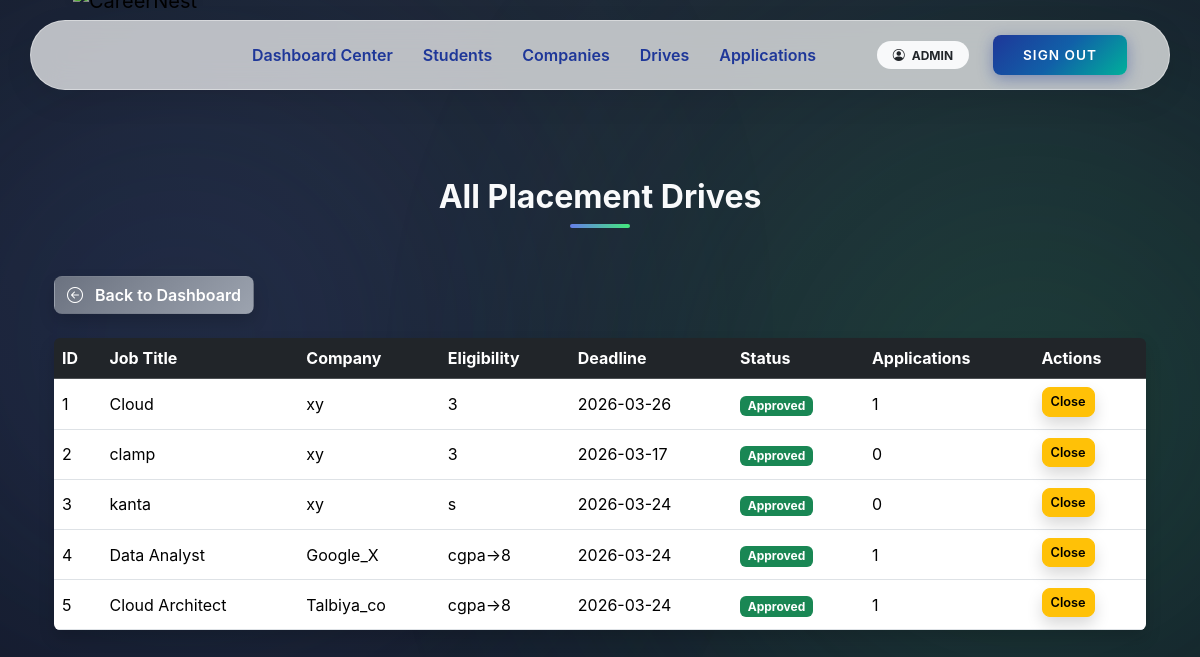
The page /admin/drives (signed in) on the database as committed earlier.
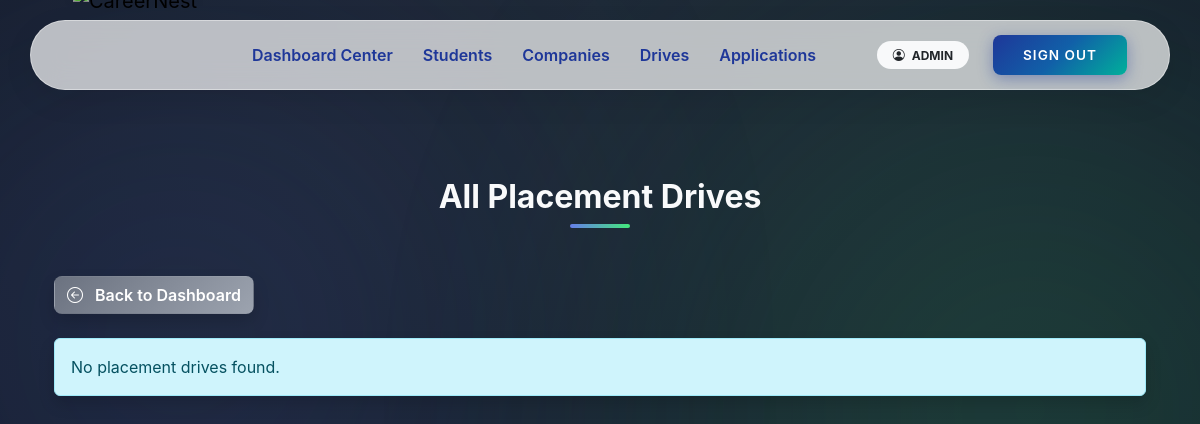
The same page on the database as committed later.
### app/models.py (models this page shows, shortened)
class User(UserMixin, db.Model):
    __tablename__ = "users"
    user_id = db.Column(db.Integer, primary_key=True)
    email = db.Column(db.String(120), unique=True, nullable=False)
    password_hash = db.Column(db.String(255), nullable=False)
    role = db.Column(db.String(20), nullable=False)
    is_active = db.Column(db.Boolean, default=True)
    is_approved = db.Column(db.Boolean, default=False)
    is_blacklisted = db.Column(db.Boolean, default=False)
    created_at = db.Column(db.DateTime, default=datetime.utcnow)
    student = db.relationship(
        "Student",
        back_populates="user",
        uselist=False,
        cascade="all, delete-orphan"
    )
    company = db.relationship(
        "Company",
        back_populates="user",
        uselist=False,
        cascade="all, delete-orphan"
    )
    admin = db.relationship(
        "Admin",
        back_populates="user",
        uselist=False,
        cascade="all, delete-orphan"
    )

class PlacementDrive(db.Model):
    __tablename__ = "placement_drives"
    drive_id = db.Column(db.Integer, primary_key=True)
    company_id = db.Column(
        db.Integer,
        db.ForeignKey("companies.user_id", ondelete="CASCADE"),
        nullable=False
    )
    job_title = db.Column(db.String(150), nullable=False)
    job_description = db.Column(db.Text, nullable=False)
    eligibility = db.Column(db.String(200))
    application_deadline = db.Column(db.Date)
    status = db.Column(db.String(20), default="Pending")
    created_at = db.Column(db.DateTime, default=datetime.utcnow)
    company = db.relationship("Company", back_populates="drives")
    applications = db.relationship(
        "Application",
        back_populates="drive",
        cascade="all, delete-orphan"
    )

class Company(db.Model):
    __tablename__ = "companies"
    user_id = db.Column(
        db.Integer,
        db.ForeignKey("users.user_id", ondelete="CASCADE"),
        primary_key=True
    )
    company_name = db.Column(db.String(150), nullable=False)
    industry = db.Column(db.String(100))
    location = db.Column(db.String(200))
    website = db.Column(db.String(200))
    contact_person = db.Column(db.String(100))
    contact_phone = db.Column(db.String(20))
    description = db.Column(db.Text)
    user = db.relationship("User", back_populates="company")
    drives = db.relationship(
        "PlacementDrive",
        back_populates="company",
        cascade="all, delete-orphan"
    )

### app/admin/routes.py (the view)
@admin_bp.route('/drives')
@login_required
@role_required('admin')
def drives():
    q = request.args.get('q', '')
    query = PlacementDrive.query
    if q:
        query = query.filter(PlacementDrive.job_title.ilike(f'%{q}%'))
    drives = query.all()
    return render_template('admin/drives.html', drives=drives, q=q)

### app/utils.py (called while the page is built)
def role_required(required_role):
    def decorator(f):
        @wraps(f)
        def decorated_function(*args, **kwargs):
            if not current_user.is_authenticated:
                abort(401)
            if current_user.role != required_role:
                abort(403)
            if required_role in ["student", "company"] and not current_user.is_approved:
                abort(403)
            if current_user.is_blacklisted:
                abort(403)
            return f(*args, **kwargs)
        return decorated_function
    return decorator

### app/templates/admin/drives.html (shortened to what this page needs)
{% extends 'base.html' %}
{% block content %}
<div class="dashboard-bg">
  <div class="container position-relative">
    <h2 class="section-heading text-center mb-5">All Placement Drives</h2>
    <a href="{{ url_for('admin.dashboard') }}" class="btn btn-gradient-secondary mb-4 shadow hover-glow text-white">
      <i class="bi bi-arrow-left-circle me-2"></i> Back to Dashboard
    </a>
    {% if drives %}
    <div class="table-responsive shadow rounded">
      <table class="table table-hover align-middle mb-0 text-white">
        <thead class="table-dark">
          <tr>
            <th>ID</th>
            <th>Job Title</th>
            <th>Company</th>
            <th>Eligibility</th>
            <th>Deadline</th>
            <th>Status</th>
            <th>Applications</th>
            <th>Actions</th>
          </tr>
        </thead>
        <tbody>
          {% for drive in drives %}
          <tr>
            <td>{{ drive.drive_id }}</td>
            <td>{{ drive.job_title }}</td>
            <td>{{ drive.company.company_name if drive.company else 'N/A' }}</td>
            <td>{{ drive.eligibility or 'N/A' }}</td>
            <td>{{ drive.application_deadline.strftime('%Y-%m-%d') if drive.application_deadline else 'N/A' }}</td>
            <td>
              {% if drive.status == 'Pending' %}
                <span class="badge bg-warning">Pending</span>
              {% elif drive.status == 'Approved' %}
                <span class="badge bg-success">Approved</span>
              {% elif drive.status == 'Rejected' %}
                <span class="badge bg-danger">Rejected</span>
              {% elif drive.status == 'Closed' %}
                <span class="badge bg-secondary">Closed</span>
              {% else %}
                <span class="badge bg-dark">{{ drive.status }}</span>
              {% endif %}
            </td>
            <td>{{ drive.applications|length }}</td>
            <td>
              {% if drive.status == 'Pending' %}
              <form action="{{ url_for('admin.approve_drive', drive_id=drive.drive_id) }}" method="POST" style="display:inline;">
                <button class="btn btn-success btn-sm mb-1 shadow hover-glow">Approve</button>
              </form>
              <form action="{{ url_for('admin.reject_drive', drive_id=drive.drive_id) }}" method="POST" style="display:inline;">
                <button class="btn btn-danger btn-sm mb-1 shadow hover-glow">Reject</button>
              </form>
              {% elif drive.status == 'Approved' %}
              <form action="{{ url_for('admin.close_drive', drive_id=drive.drive_id) }}" method="POST" style="display:inline;">
                <button class="btn btn-warning btn-sm mb-1 shadow hover-glow" onclick="return confirm('Close this drive?')">Close</button>
              </form>
              {% else %}
              <span class="text-muted">Closed</span>
              {% endif %}
            </td>
          </tr>
          {% endfor %}
        </tbody>
      </table>
    </div>
    {% else %}
    <div class="alert alert-info shadow rounded">No placement drives found.</div>
    {% endif %}
  </div>
</div>
{% endblock %}

### app/templates/base.html (shortened to what this page needs)
<!DOCTYPE html>
<html lang="en">
<head>
    <link href="https://cdn.jsdelivr.net/npm/bootstrap@5.3.2/dist/css/bootstrap.min.css" rel="stylesheet">
    <link rel="stylesheet" href="https://cdn.jsdelivr.net/npm/bootstrap-icons@1.10.5/font/bootstrap-icons.css">
</head>
<body>
    <div class="toast-container position-fixed top-0 end-0 p-3">
    </div>
    <header class="navbar-container">
        <nav class="navbar navbar-expand-lg navbar-island">
            <div class="container-fluid">
                <a class="navbar-brand " href="/">
                    <img src="{{ url_for('static', filename='img/CareerLogo.png') }}" alt="CareerNest">
                </a>
                <div class="collapse navbar-collapse" id="navMain">
                    <ul class="navbar-nav me-auto mb-2 mb-lg-0 ms-lg-4">
                        {% if current_user.is_authenticated %}
                        {% if current_user.role == 'admin' %}
                        <li class="nav-item"><a class="nav-link" href="{{ url_for('admin.dashboard') }}">Dashboard
                                Center</a></li>
                        <li class="nav-item"><a class="nav-link" href="{{ url_for('admin.students') }}">Students</a>
                        </li>
                        <li class="nav-item"><a class="nav-link" href="{{ url_for('admin.companies') }}">Companies</a>
                        </li>
                        <li class="nav-item"><a class="nav-link" href="{{ url_for('admin.drives') }}">Drives</a>
                        </li>
                        <li class="nav-item"><a class="nav-link"
                                href="{{ url_for('admin.applications') }}">Applications</a>
                        </li>
                        {% endif %}
                        {% else %}
                        <li class="nav-item"><a class="nav-link" href="/">Home</a></li>
                        {% endif %}
                    </ul>
                    <div class="d-flex flex-column flex-lg-row align-items-center">
                        {% if not current_user.is_authenticated %}
                        <a href="{{ url_for('auth.student_register') }}" class="btn btn-creative btn-student">Student
                            Join</a>
                        <a href="{{ url_for('auth.company_register') }}" class="btn btn-creative btn-student">Company
                            Join</a>
                        <a href="{{ url_for('auth.login') }}" class="btn btn-creative btn-login">Login</a>
                        {% else %}
                        <span class="badge rounded-pill bg-light text-dark px-3 py-2 me-3 d-none d-lg-block">
                            <i class="bi bi-person-circle me-1"></i> {{ current_user.role|upper }}
                        </span>
                        <a href="{{ url_for('auth.logout') }}" class="btn btn-creative btn-login">Sign Out</a>
                        {% endif %}
                    </div>
                </div>
            </div>
        </nav>
    </header>
    <main class="container page-content">
        {% block content %}{% endblock %}
    </main>
</body>
</html>

### app/templates/admin/drives.html (style rules this page uses)
.dashboard-bg { position: relative; z-index: 1; padding: 3rem 0; }
html, body { height: 100%; margin: 0; font-family: 'Inter', sans-serif; overflow-x: hidden; }
body { background: radial-gradient(circle at top, #1f2937 0%, #111827 100%); color: #f9fafb; }
body::before, body::after { content: ''; position: fixed; border-radius: 50%; filter: blur(150px); opacity: 0.15; z-index: 0; }
body::before { width: 600px; height: 600px; background: #667eea; top: 5%; left: -10%; }
body::after { width: 700px; height: 700px; background: #43e97b; bottom: 5%; right: -15%; }
.section-heading { font-weight: 700; font-size: 2rem; color: #f9fafb; position: relative; margin-bottom: 2rem; text-align:center; }
.section-heading::after { content: ''; display: block; width: 60px; height: 4px; background: linear-gradient(90deg, #667eea, #43e97b); border-radius: 2px; margin: 0.5rem auto 0 auto; }
.btn { border-radius: 8px; font-weight: 600; }
.btn-gradient-secondary { background: linear-gradient(135deg, #6b7280, #9ca3af); color: #fff; }
.shadow { box-shadow: 0 5px 15px rgba(0,0,0,0.3); }

Rows that differ between the two databases and show on the page:
removed PlacementDrive: drive_id "1", job_title "Cloud", company "xy", eligibility "3", application_deadline "2026-03-26", status "Approved", applications|length "1"
removed PlacementDrive: drive_id "2", job_title "clamp", company "xy", eligibility "3", application_deadline "2026-03-17", status "Approved", applications|length "0"
removed PlacementDrive: drive_id "3", job_title "kanta", company "xy", eligibility "s", application_deadline "2026-03-24", status "Approved", applications|length "0"
removed PlacementDrive: drive_id "4", job_title "Data Analyst", company "Google_X", eligibility "cgpa->8", application_deadline "2026-03-24", status "Approved", applications|length "1"
removed PlacementDrive: drive_id "5", job_title "Cloud Architect", company "Talbiya_co", eligibility "cgpa->8", application_deadline "2026-03-24", status "Approved", applications|length "1"
Other text that changed with them:
text no longer shown: "ID Job Title Company Eligibility Deadline Status Applications Actions"
text now shown: "No placement drives found."
